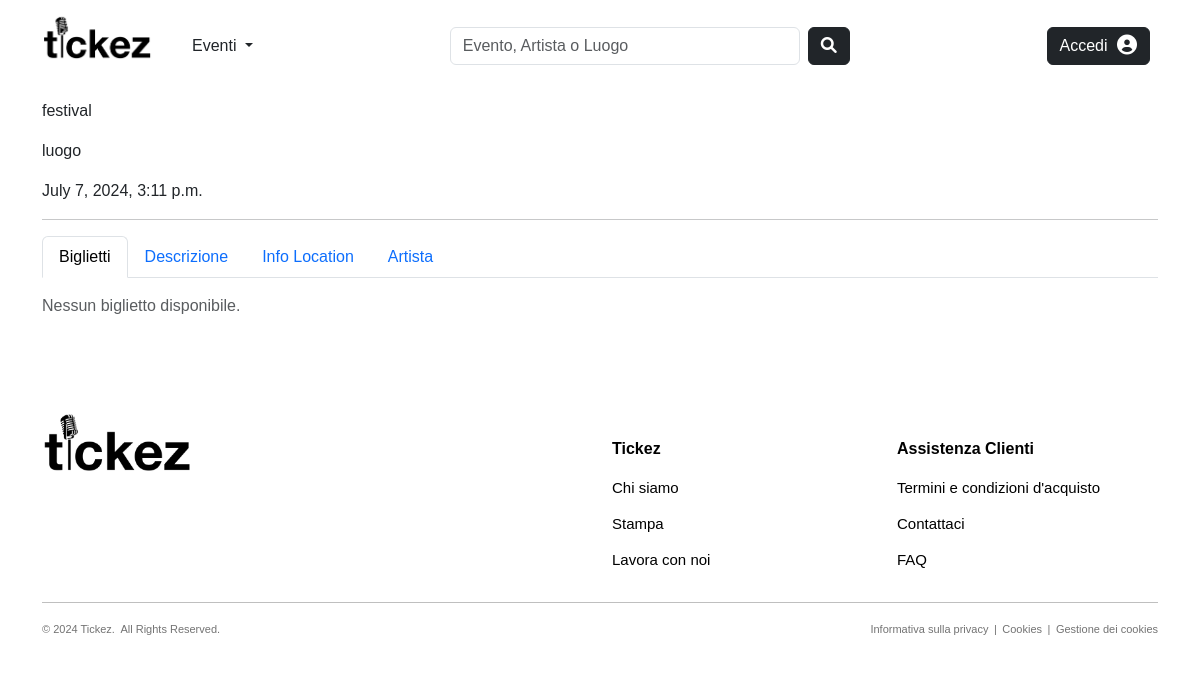
The page /products/events/festival-14/ on the database as committed earlier.
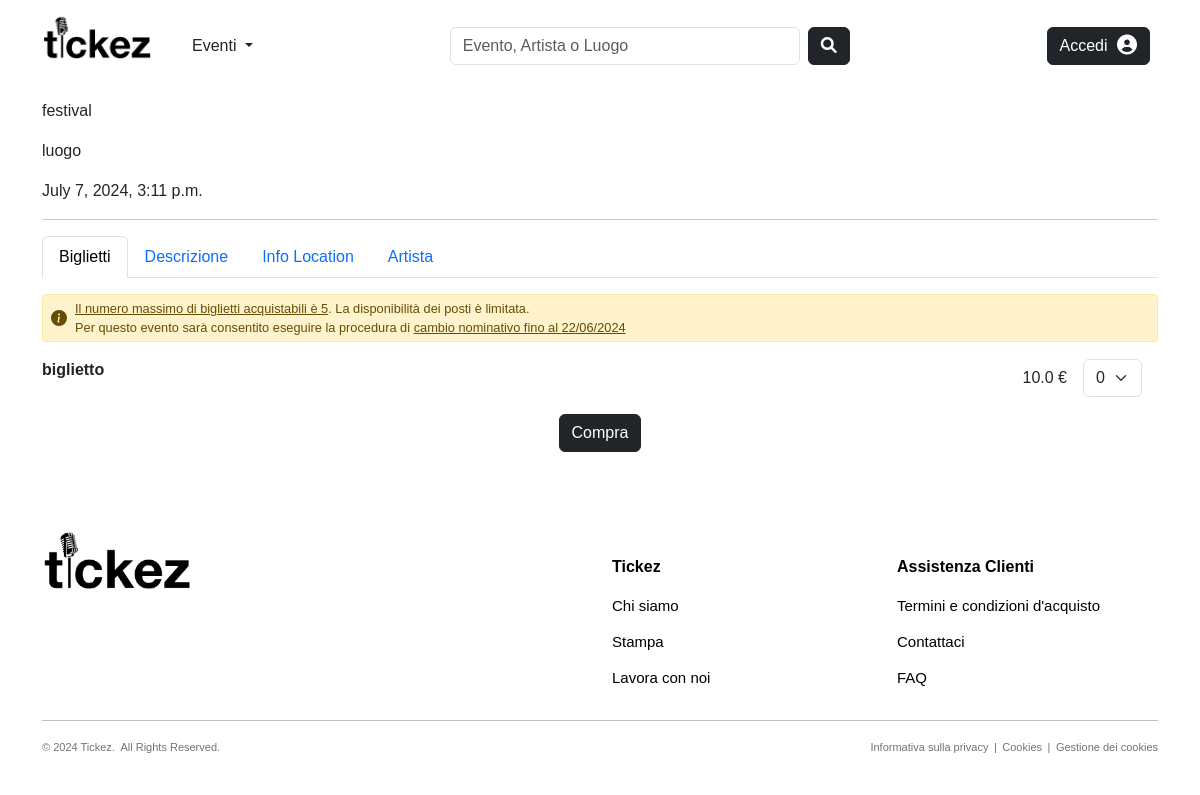
The same page on the database as committed later.
### products/models.py (models this page shows, shortened)
class Biglietto(models.Model):
    tipologia = models.CharField(max_length=100, null=True, blank=True, default='')
    slug = models.SlugField(max_length=200, null=False, unique=True, blank=True)
    prezzo = models.FloatField(null=True, blank=True, default=0.00)
    descrizione = models.TextField(null=True, blank=True, default='')
    quantita = models.IntegerField(default=0)
    organizzatore = models.ForeignKey(to='users.Organizzatore', on_delete=models.CASCADE, null=True, blank=True, related_name='biglietti_generati')
    evento = models.ForeignKey(Evento, on_delete=models.CASCADE, null=True, blank=True, related_name='biglietti_disponibili')
    ordine = models.ManyToManyField(to='orders.Ordine', blank=True, default=None, related_name='biglietti_ordinati')
    class Meta:
        verbose_name_plural = 'Biglietti'

### products/views.py (the view)
# urls.py: path('events/<slug:slug>-<int:pk>/', views.EventDetailView.as_view(), name="event-details"),
class EventDetailView(DetailView):
    model = Evento
    template_name = "products/event_details.html"
    def get_context_data(self, **kwargs):
        context = super().get_context_data(**kwargs)
        context['title'] = str(self.get_object().organizzatore) + ' - ' + self.get_object().nome
        context['tickets'] = self.get_object().biglietti_disponibili.all()
        context['range_dropdown'] = range(0, 6)
        context['name_change'] = self.get_object().data_ora - timedelta(days=15)
        return context

### common/models.py (called while the page is built)
    def get_absolute_url(self):
        return reverse("common:venue-details", kwargs={"slug": self.slug, "pk": self.pk})

### users/models.py (called while the page is built)
    def __str__(self):
        return self.nome

    def get_absolute_url(self):
        return reverse("users:artist-details", kwargs={"slug": self.slug, "pk": self.pk})

### products/templates/products/event_details.html (shortened to what this page needs)
{% extends "products/base_products.html" %}
{% load static %}
{% load crispy_forms_tags %}
{% block content %}
    <div class="container">
        <p>{{object.nome}}</p>
        <p>{{object.luogo.nome}}</p>
        <p>{{object.data_ora}}</p>
        <hr>
        <ul class="nav nav-tabs" id="myTab" role="tablist">
          <li class="nav-item" role="presentation">
            <button class="nav-link active" id="tickets-tab" data-bs-toggle="tab" data-bs-target="#tickets" type="button" role="tab" aria-controls="tickets" aria-selected="true">Biglietti</button>
          </li>
          <li class="nav-item" role="presentation">
            <button class="nav-link" id="description-tab" data-bs-toggle="tab" data-bs-target="#description" type="button" role="tab" aria-controls="description" aria-selected="true">Descrizione</button>
          </li>
          <li class="nav-item" role="presentation">
            <button class="nav-link" id="location-tab" data-bs-toggle="tab" data-bs-target="#location" type="button" role="tab" aria-controls="location" aria-selected="false">Info Location</button>
          </li>
          <li class="nav-item" role="presentation">
            <button class="nav-link" id="artist-tab" data-bs-toggle="tab" data-bs-target="#artist" type="button" role="tab" aria-controls="artist" aria-selected="false">Artista</button>
          </li>
        </ul>
        <div class="tab-content">
          <div class="tab-pane active" id="tickets" role="tabpanel" aria-labelledby="tickets-tab">
            {% if tickets %}
              <div class="alert alert-warning d-flex align-items-center mt-3" role="alert" style="padding: 0.25rem 0.5rem; font-size: 0.8rem; border-radius: 0.25rem;">
                <svg class="bi flex-shrink-0 me-2" width="16" height="16" role="img" aria-label="Warning:"><use xlink:href="#info-fill"/></svg>
                <div style="display: flex; flex-direction: column; justify-content: center;">
                  <p style="margin: 0;"><u>Il numero massimo di biglietti acquistabili è 5</u>. La disponibilità dei posti è limitata.</p>
                  <p style="margin: 0;">Per questo evento sarà consentito eseguire la procedura di <u>cambio nominativo fino al {{ name_change|date:"d/m/Y" }}</u></p>
                </div>
              </div>
            {% endif %}
            <form method="POST" action="{% url 'orders:checkout' %}"> {% csrf_token %}
              {% for t in tickets %}
                <div class="ticket-row d-flex justify-content-between align-items-center mb-3">
                  <div>
                    <strong class="{% if t.quantita == 0 %}text-muted{% endif %}">{{ t.tipologia }}</strong>
                  </div>
                  {% if t.quantita == 0 %}
                    <div class="text-muted">
                      <span class="me-3 mt-3">Non disponibile</span>
                    </div>
                  {% else %}
                    <div class="d-flex align-items-center">
                      <span class="me-3">{{ t.prezzo }} €</span>
                      <select class="form-select me-3" name="quantita_{{ t.id }}" style="width: auto;">
                        {% for i in range_dropdown %}
                          <option value="{{ i }}">{{ i }}</option>
                        {% endfor %}
                      </select>
                    </div>
                  {% endif %}
                </div>
              {% empty %}
                <p class="mt-3 text-muted">Nessun biglietto disponibile.</p>
              {% endfor %}
              {% if tickets %}
                <div class="d-flex justify-content-center">
                  <button type="submit" class="btn btn-dark">Compra</button>
                </div>
              {% endif %}
            </form>
          </div>
        </div>
    </div>
{% endblock %}

Rows that differ between the two databases and show on the page:
added Biglietto: tipologia "biglietto", prezzo "10.0", id "0"
Other text that changed with them:
{{ name_change|date:"d/m/Y" }}: (not shown) → "22/06/2024"
text no longer shown: "Nessun biglietto disponibile."
text now shown: "Il numero massimo di biglietti acquistabili è 5 . La disponibilità dei posti è limitata. Per questo evento sarà consentito eseguire la procedura di cambio nominativo fino al Compra"
